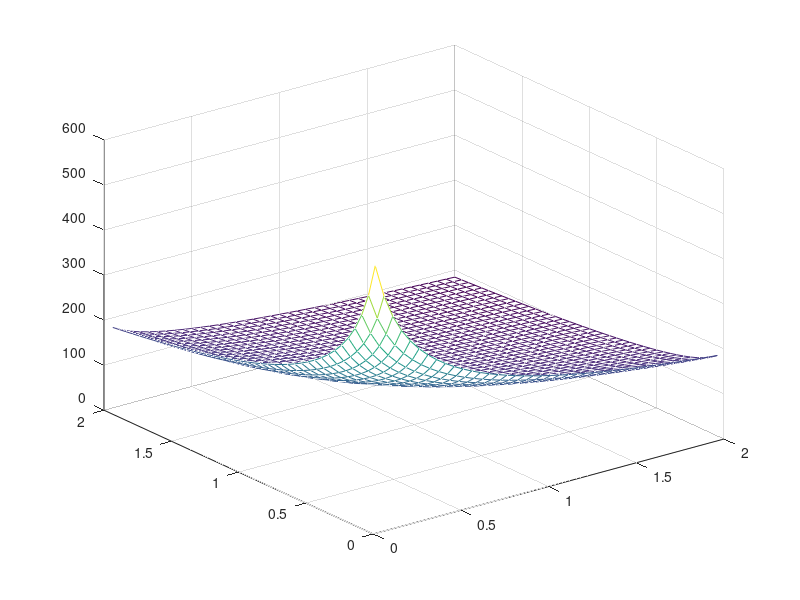

MATLAB code for this plot:
clear all;close all;clc
[x,y] = meshgrid(0.05:.05:2);
th=60;
K=20;
xinc=(x+K)./sqrt(x.^2 + y.^2);
yinc=(y+K)./sqrt(x.^2 + y.^2);
z=sqrt(xinc^2 +yinc^2);
mesh(x,y,z)